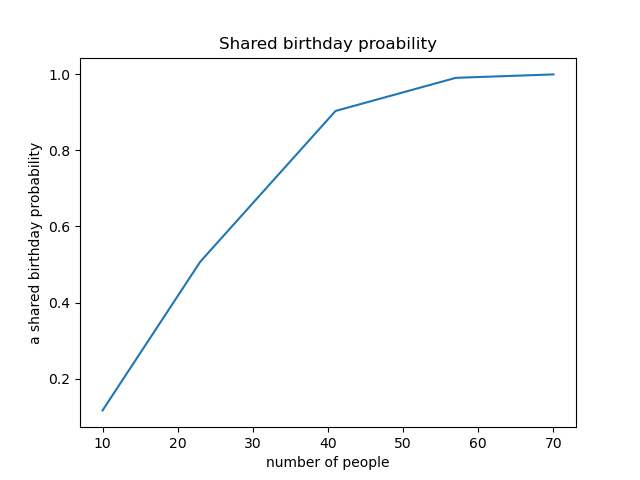

The Python source for this figure:
# Example 2.1 (Birthday Problem).
# Assume that there are k people in the room.
# What is the probability that there are
# two who share a birthday?


from math import perm
import matplotlib.pyplot as plt


def no_shared_birthday_probability(k):
    a = perm(365, k)
    b: int = 365 ** k
    return a / b


def a_shared_birthday_probability(k):
    p = 1 - no_shared_birthday_probability(k)
    return p


def shared_probabilities(list):
    probabilities = []
    for k in list:
        p = a_shared_birthday_probability(k)
        print(k, p)
        probabilities.append(p)
    return probabilities


def make_plot():
    list = [10, 23, 41, 57, 70]
    # plotting the points
    probabilities = shared_probabilities(list)
    plt.plot(list, probabilities)
    # naming the x axis
    plt.xlabel('number of people')
    # naming the y axis
    plt.ylabel('a shared birthday probability')
    # giving a title to my graph
    plt.title('Shared birthday proability')
    plt.savefig('birthday.png')
    # function to show the plot
    plt.show()


if __name__ == '__main__':
    make_plot()
